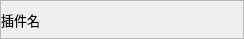
<?xml version="1.0" encoding="UTF-8"?>
<ui version="4.0">
 <class>Tab</class>
 <widget class="QWidget" name="Tab">
  <property name="geometry">
   <rect>
    <x>0</x>
    <y>0</y>
    <width>244</width>
    <height>38</height>
   </rect>
  </property>
  <property name="windowTitle">
   <string>Form</string>
  </property>
  <layout class="QGridLayout" name="gridLayout">
   <property name="leftMargin">
    <number>0</number>
   </property>
   <property name="topMargin">
    <number>0</number>
   </property>
   <property name="rightMargin">
    <number>0</number>
   </property>
   <property name="bottomMargin">
    <number>0</number>
   </property>
   <property name="spacing">
    <number>0</number>
   </property>
   <item row="0" column="0">
    <widget class="QFrame" name="frame">
     <property name="frameShape">
      <enum>QFrame::StyledPanel</enum>
     </property>
     <property name="frameShadow">
      <enum>QFrame::Raised</enum>
     </property>
     <layout class="QHBoxLayout" name="horizontalLayout">
      <property name="spacing">
       <number>5</number>
      </property>
      <property name="leftMargin">
       <number>0</number>
      </property>
      <property name="topMargin">
       <number>0</number>
      </property>
      <property name="rightMargin">
       <number>0</number>
      </property>
      <property name="bottomMargin">
       <number>0</number>
      </property>
      <item>
       <widget class="QLabel" name="label">
        <property name="font">
         <font>
          <family>楷体</family>
          <pointsize>10</pointsize>
         </font>
        </property>
        <property name="text">
         <string>插件名</string>
        </property>
       </widget>
      </item>
      <item>
       <widget class="QToolButton" name="toolButton">
        <property name="sizePolicy">
         <sizepolicy hsizetype="Fixed" vsizetype="Fixed">
          <horstretch>0</horstretch>
          <verstretch>0</verstretch>
         </sizepolicy>
        </property>
        <property name="text">
         <string/>
        </property>
        <property name="icon">
         <iconset resource="res.qrc">
          <normaloff>:/resource/close.png</normaloff>:/resource/close.png</iconset>
        </property>
        <property name="iconSize">
         <size>
          <width>30</width>
          <height>30</height>
         </size>
        </property>
        <property name="autoRaise">
         <bool>true</bool>
        </property>
       </widget>
      </item>
     </layout>
    </widget>
   </item>
  </layout>
 </widget>
 <resources>
  <include location="res.qrc"/>
 </resources>
 <connections/>
</ui>
